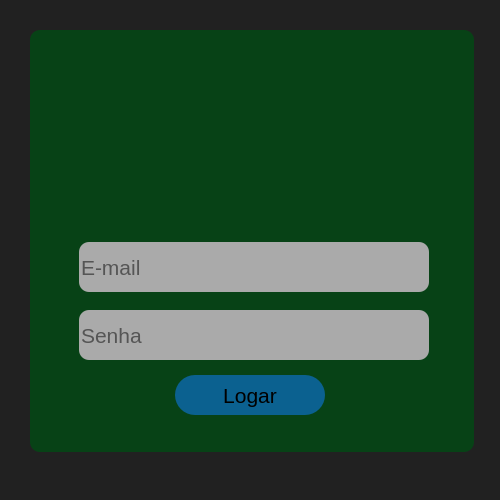
<?xml version="1.0" encoding="UTF-8"?>
<ui version="4.0">
 <class>Login</class>
 <widget class="QWidget" name="Login">
  <property name="geometry">
   <rect>
    <x>0</x>
    <y>0</y>
    <width>500</width>
    <height>500</height>
   </rect>
  </property>
  <property name="minimumSize">
   <size>
    <width>500</width>
    <height>500</height>
   </size>
  </property>
  <property name="maximumSize">
   <size>
    <width>500</width>
    <height>500</height>
   </size>
  </property>
  <property name="windowTitle">
   <string>Login</string>
  </property>
  <property name="styleSheet">
   <string notr="true">background-color: rgb(33, 33, 33);</string>
  </property>
  <widget class="QFrame" name="background_login">
   <property name="geometry">
    <rect>
     <x>30</x>
     <y>30</y>
     <width>444</width>
     <height>422</height>
    </rect>
   </property>
   <property name="styleSheet">
    <string notr="true">border-radius: 10px;
background-color: rgb(7, 66, 22);</string>
   </property>
   <property name="frameShape">
    <enum>QFrame::StyledPanel</enum>
   </property>
   <property name="frameShadow">
    <enum>QFrame::Raised</enum>
   </property>
  </widget>
  <widget class="QPushButton" name="botao_login">
   <property name="geometry">
    <rect>
     <x>175</x>
     <y>375</y>
     <width>150</width>
     <height>40</height>
    </rect>
   </property>
   <property name="font">
    <font>
     <pointsize>16</pointsize>
     <kerning>true</kerning>
    </font>
   </property>
   <property name="cursor">
    <cursorShape>PointingHandCursor</cursorShape>
   </property>
   <property name="styleSheet">
    <string notr="true">border-radius: 20px;
background-color: rgb(11, 97, 144);</string>
   </property>
   <property name="text">
    <string>Logar</string>
   </property>
  </widget>
  <widget class="QLineEdit" name="caixa_senha">
   <property name="geometry">
    <rect>
     <x>79</x>
     <y>310</y>
     <width>350</width>
     <height>50</height>
    </rect>
   </property>
   <property name="font">
    <font>
     <family>Arial</family>
     <pointsize>16</pointsize>
     <weight>50</weight>
     <italic>false</italic>
     <bold>false</bold>
     <strikeout>false</strikeout>
    </font>
   </property>
   <property name="styleSheet">
    <string notr="true">border-radius: 10px;
background-color: rgb(170, 170, 170);</string>
   </property>
   <property name="echoMode">
    <enum>QLineEdit::Password</enum>
   </property>
   <property name="alignment">
    <set>Qt::AlignLeading|Qt::AlignLeft|Qt::AlignVCenter</set>
   </property>
   <property name="placeholderText">
    <string>Senha</string>
   </property>
  </widget>
  <widget class="QLineEdit" name="caixa_email">
   <property name="geometry">
    <rect>
     <x>79</x>
     <y>242</y>
     <width>350</width>
     <height>50</height>
    </rect>
   </property>
   <property name="font">
    <font>
     <pointsize>16</pointsize>
    </font>
   </property>
   <property name="styleSheet">
    <string notr="true">border-radius: 10px;
background-color: rgb(170, 170, 170);</string>
   </property>
   <property name="alignment">
    <set>Qt::AlignLeading|Qt::AlignLeft|Qt::AlignVCenter</set>
   </property>
   <property name="placeholderText">
    <string>E-mail</string>
   </property>
  </widget>
 </widget>
 <resources/>
 <connections/>
 <designerdata>
  <property name="gridDeltaX">
   <number>10</number>
  </property>
  <property name="gridDeltaY">
   <number>10</number>
  </property>
  <property name="gridSnapX">
   <bool>true</bool>
  </property>
  <property name="gridSnapY">
   <bool>true</bool>
  </property>
  <property name="gridVisible">
   <bool>true</bool>
  </property>
 </designerdata>
</ui>
